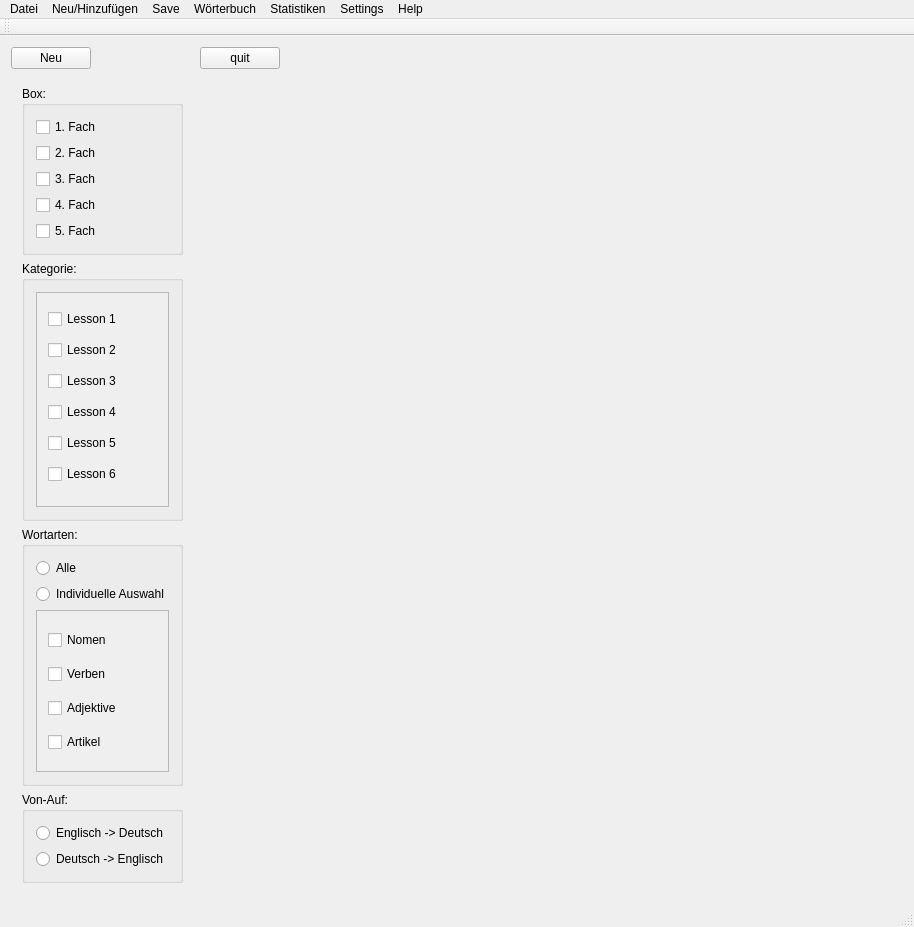
<?xml version="1.0" encoding="UTF-8"?>
<ui version="4.0">
 <class>MainWindow</class>
 <widget class="QMainWindow" name="MainWindow">
  <property name="geometry">
   <rect>
    <x>0</x>
    <y>0</y>
    <width>914</width>
    <height>927</height>
   </rect>
  </property>
  <property name="windowTitle">
   <string>MainWindow</string>
  </property>
  <property name="layoutDirection">
   <enum>Qt::LeftToRight</enum>
  </property>
  <widget class="QWidget" name="centralWidget">
   <layout class="QFormLayout" name="formLayout">
    <item row="0" column="0">
     <layout class="QHBoxLayout" name="horizontalLayout">
      <item>
       <widget class="QPushButton" name="Neu_Button">
        <property name="sizePolicy">
         <sizepolicy hsizetype="Fixed" vsizetype="Fixed">
          <horstretch>0</horstretch>
          <verstretch>0</verstretch>
         </sizepolicy>
        </property>
        <property name="text">
         <string>Neu</string>
        </property>
       </widget>
      </item>
     </layout>
    </item>
    <item row="0" column="1">
     <widget class="QPushButton" name="quit_Button">
      <property name="sizePolicy">
       <sizepolicy hsizetype="Fixed" vsizetype="Fixed">
        <horstretch>0</horstretch>
        <verstretch>0</verstretch>
       </sizepolicy>
      </property>
      <property name="layoutDirection">
       <enum>Qt::RightToLeft</enum>
      </property>
      <property name="text">
       <string>quit</string>
      </property>
     </widget>
    </item>
    <item row="1" column="0">
     <widget class="QSplitter" name="splitter">
      <property name="orientation">
       <enum>Qt::Vertical</enum>
      </property>
      <widget class="QWidget" name="layoutWidget">
       <layout class="QVBoxLayout" name="verticalLayout_7">
        <item>
         <widget class="QGroupBox" name="groupBox">
          <property name="title">
           <string>Box:</string>
          </property>
          <layout class="QVBoxLayout" name="verticalLayout">
           <item>
            <widget class="QCheckBox" name="checkBox_Fach1">
             <property name="text">
              <string>1. Fach</string>
             </property>
            </widget>
           </item>
           <item>
            <widget class="QCheckBox" name="checkBox_Fach2">
             <property name="text">
              <string>2. Fach</string>
             </property>
            </widget>
           </item>
           <item>
            <widget class="QCheckBox" name="checkBox_Fach3">
             <property name="text">
              <string>3. Fach</string>
             </property>
            </widget>
           </item>
           <item>
            <widget class="QCheckBox" name="checkBox_Fach4">
             <property name="text">
              <string>4. Fach</string>
             </property>
            </widget>
           </item>
           <item>
            <widget class="QCheckBox" name="checkBox_Fach5">
             <property name="text">
              <string>5. Fach</string>
             </property>
            </widget>
           </item>
          </layout>
         </widget>
        </item>
        <item>
         <widget class="QGroupBox" name="groupBox_2">
          <property name="title">
           <string>Kategorie:</string>
          </property>
          <layout class="QVBoxLayout" name="verticalLayout_3">
           <item>
            <widget class="QScrollArea" name="scrollArea_Kategorie">
             <property name="widgetResizable">
              <bool>true</bool>
             </property>
             <widget class="QWidget" name="scrollAreaWidgetContents">
              <property name="geometry">
               <rect>
                <x>0</x>
                <y>0</y>
                <width>163</width>
                <height>186</height>
               </rect>
              </property>
              <layout class="QVBoxLayout" name="verticalLayout_2">
               <item>
                <widget class="QCheckBox" name="checkBox_6">
                 <property name="enabled">
                  <bool>true</bool>
                 </property>
                 <property name="text">
                  <string>Lesson 1</string>
                 </property>
                </widget>
               </item>
               <item>
                <widget class="QCheckBox" name="checkBox_8">
                 <property name="text">
                  <string>Lesson 2</string>
                 </property>
                </widget>
               </item>
               <item>
                <widget class="QCheckBox" name="checkBox_7">
                 <property name="text">
                  <string>Lesson 3</string>
                 </property>
                </widget>
               </item>
               <item>
                <widget class="QCheckBox" name="checkBox_Lesson4">
                 <property name="text">
                  <string>Lesson 4</string>
                 </property>
                </widget>
               </item>
               <item>
                <widget class="QCheckBox" name="checkBox_11">
                 <property name="text">
                  <string>Lesson 5</string>
                 </property>
                </widget>
               </item>
               <item>
                <widget class="QCheckBox" name="checkBox_Lesson6">
                 <property name="text">
                  <string>Lesson 6</string>
                 </property>
                </widget>
               </item>
              </layout>
             </widget>
            </widget>
           </item>
          </layout>
         </widget>
        </item>
        <item>
         <widget class="QGroupBox" name="groupBox_4">
          <property name="title">
           <string>Wortarten:</string>
          </property>
          <layout class="QVBoxLayout" name="verticalLayout_4">
           <item>
            <widget class="QRadioButton" name="ButtonAlle">
             <property name="text">
              <string>Alle</string>
             </property>
            </widget>
           </item>
           <item>
            <widget class="QRadioButton" name="ButtonAuswahl">
             <property name="text">
              <string>Individuelle Auswahl</string>
             </property>
            </widget>
           </item>
           <item>
            <widget class="QScrollArea" name="scrollArea_2">
             <property name="widgetResizable">
              <bool>true</bool>
             </property>
             <widget class="QWidget" name="scrollAreaWidgetContents_2">
              <property name="geometry">
               <rect>
                <x>0</x>
                <y>0</y>
                <width>163</width>
                <height>128</height>
               </rect>
              </property>
              <layout class="QVBoxLayout" name="verticalLayout_5">
               <item>
                <widget class="QCheckBox" name="checkBox_Nomen">
                 <property name="text">
                  <string>Nomen</string>
                 </property>
                </widget>
               </item>
               <item>
                <widget class="QCheckBox" name="checkBox_Verben">
                 <property name="text">
                  <string>Verben</string>
                 </property>
                </widget>
               </item>
               <item>
                <widget class="QCheckBox" name="checkBox_Adjective">
                 <property name="text">
                  <string>Adjektive</string>
                 </property>
                </widget>
               </item>
               <item>
                <widget class="QCheckBox" name="checkBox_Artikel">
                 <property name="text">
                  <string>Artikel</string>
                 </property>
                </widget>
               </item>
              </layout>
             </widget>
            </widget>
           </item>
          </layout>
         </widget>
        </item>
        <item>
         <widget class="QGroupBox" name="groupBox_3">
          <property name="title">
           <string>Von-Auf:</string>
          </property>
          <layout class="QVBoxLayout" name="verticalLayout_6">
           <item>
            <widget class="QRadioButton" name="ButtonEngDeu">
             <property name="text">
              <string>Englisch -&gt; Deutsch</string>
             </property>
            </widget>
           </item>
           <item>
            <widget class="QRadioButton" name="ButtonDeuEng">
             <property name="text">
              <string>Deutsch -&gt; Englisch</string>
             </property>
            </widget>
           </item>
          </layout>
         </widget>
        </item>
       </layout>
      </widget>
     </widget>
    </item>
   </layout>
  </widget>
  <widget class="QMenuBar" name="menuBar">
   <property name="geometry">
    <rect>
     <x>0</x>
     <y>0</y>
     <width>914</width>
     <height>22</height>
    </rect>
   </property>
   <widget class="QMenu" name="menuDatei">
    <property name="title">
     <string>Datei</string>
    </property>
    <addaction name="actionNeuer_Karteikasten"/>
   </widget>
   <widget class="QMenu" name="menuNeu_Hinzuf_gen">
    <property name="title">
     <string>Neu/Hinzufügen</string>
    </property>
    <addaction name="separator"/>
    <addaction name="actionKategorie"/>
   </widget>
   <widget class="QMenu" name="menuSave">
    <property name="title">
     <string>Save</string>
    </property>
   </widget>
   <widget class="QMenu" name="menuW_rterbuch">
    <property name="title">
     <string>Wörterbuch</string>
    </property>
   </widget>
   <widget class="QMenu" name="menuStatistiken">
    <property name="title">
     <string>Statistiken</string>
    </property>
   </widget>
   <widget class="QMenu" name="menuSettings">
    <property name="title">
     <string>Settings</string>
    </property>
   </widget>
   <widget class="QMenu" name="menuHelp">
    <property name="title">
     <string>Help</string>
    </property>
   </widget>
   <addaction name="menuDatei"/>
   <addaction name="menuNeu_Hinzuf_gen"/>
   <addaction name="menuSave"/>
   <addaction name="menuW_rterbuch"/>
   <addaction name="menuStatistiken"/>
   <addaction name="menuSettings"/>
   <addaction name="menuHelp"/>
  </widget>
  <widget class="QStatusBar" name="statusBar"/>
  <widget class="QToolBar" name="toolBar">
   <property name="windowTitle">
    <string>toolBar</string>
   </property>
   <attribute name="toolBarArea">
    <enum>TopToolBarArea</enum>
   </attribute>
   <attribute name="toolBarBreak">
    <bool>false</bool>
   </attribute>
  </widget>
  <action name="actionKategorie">
   <property name="text">
    <string>Kategorie</string>
   </property>
  </action>
  <action name="actionNeuer_Karteikasten">
   <property name="text">
    <string>Neuer Karteikasten</string>
   </property>
  </action>
 </widget>
 <layoutdefault spacing="6" margin="11"/>
 <resources/>
 <connections/>
</ui>
